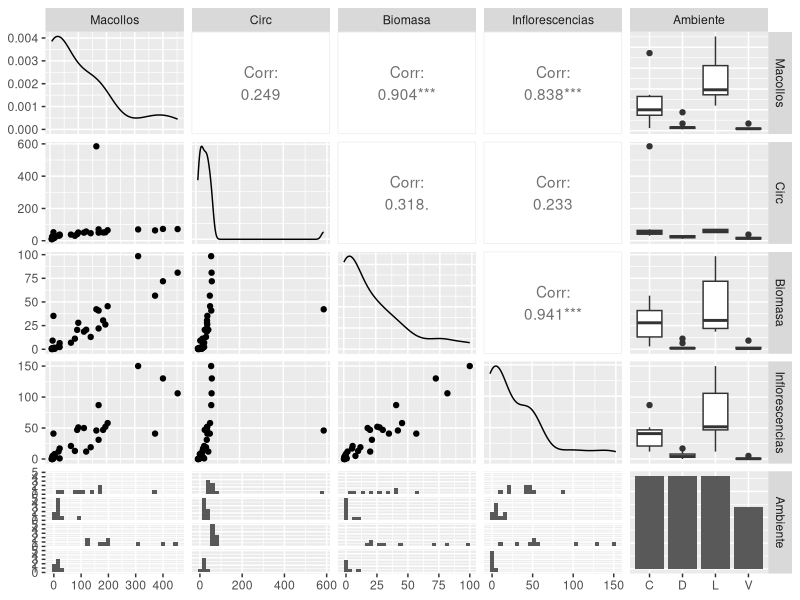
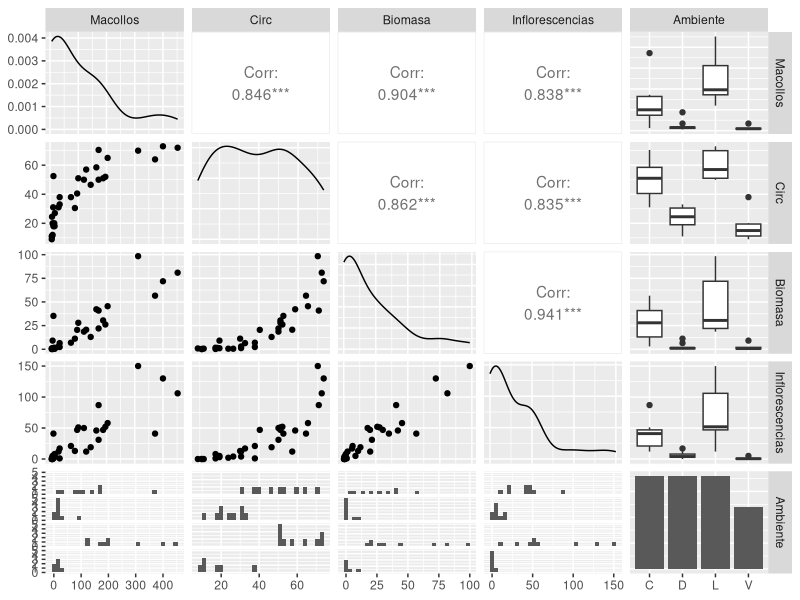
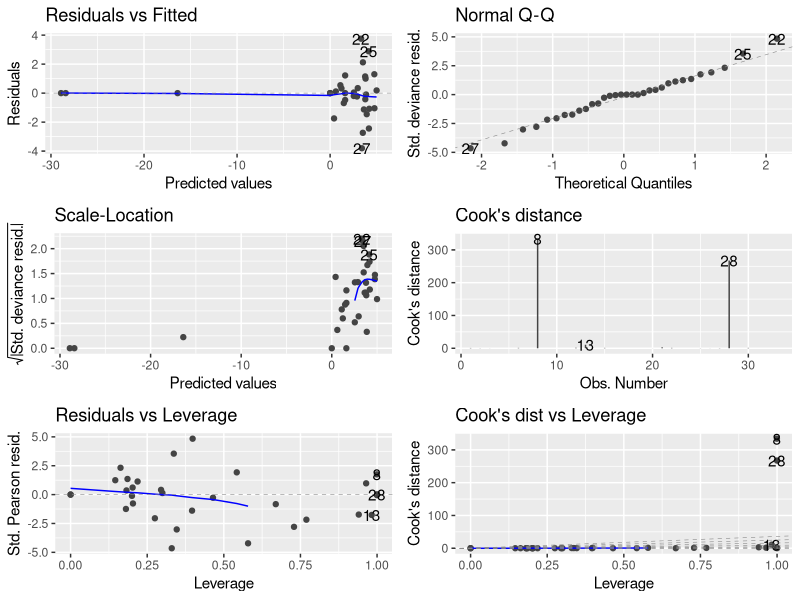

Source code (R) for these figures, in order: (Note: this script raises an error after producing the figures.)
## ---- chunk 1
knitr::opts_chunk$set(eval = FALSE)
library(ggplot2)
library(GGally)
library(ggfortify)
## ---- chunk 2
phfinal <- read.csv("../cache/phfinal.csv", header = T)
## ---- chunk 3
ggpairs(phfinal)
## ---- chunk 4
phfinal[which(phfinal$Circ>100), "Circ"]
## ---- chunk 5
phfinal[, "Circ"]
## ---- chunk 6
phfinal[which(phfinal$Circ>100), "Circ"] <- phfinal[which(phfinal$Circ>100), "Circ"]/10
## ---- chunk 7
ggpairs(phfinal)
## ---- chunk 8
mod_bma <- glm(Inflorescencias ~ Biomasa * Macollos * Circ * Ambiente, 
                  family = "poisson", data = phfinal)
summary(mod_bma)
## ---- chunk 9
anova(mod_bma, test = "Chisq")
## ---- chunk 10
mod_bma <- glm(Inflorescencias ~ Biomasa * Macollos * Ambiente, 
                  family = "poisson", data = phfinal)
summary(mod_bma)
## ---- chunk 11
anova(mod_bma, test = "Chisq")
## ---- chunk 12
autoplot(mod_bma, which = 1:6)
## ---- chunk 13
mod_a <- glm(Inflorescencias ~ Ambiente, data = phfinal, family = "poisson")
summary(mod_a)
## ---- chunk 14
glm(cbind(exitos, total) ~ variable_explicatoria)
## ---- chunk 15
glm(proporcion ~ variable_explicatoria, weights = total)
